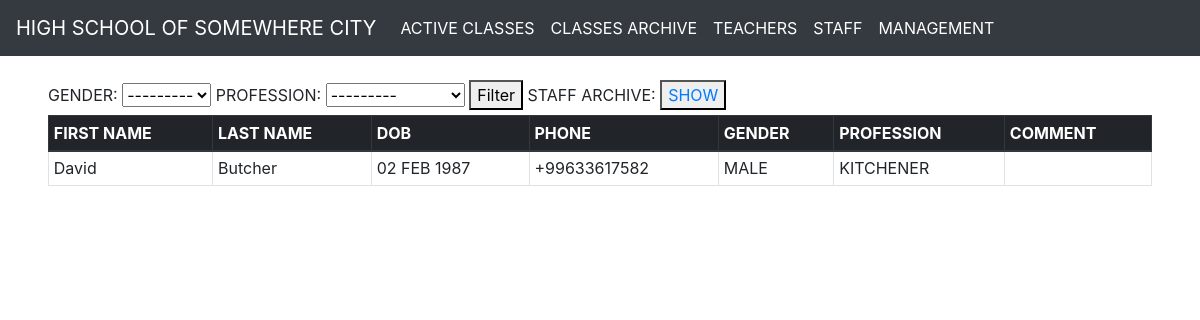
/staff/active/, run on an earlier commit of the app's database.
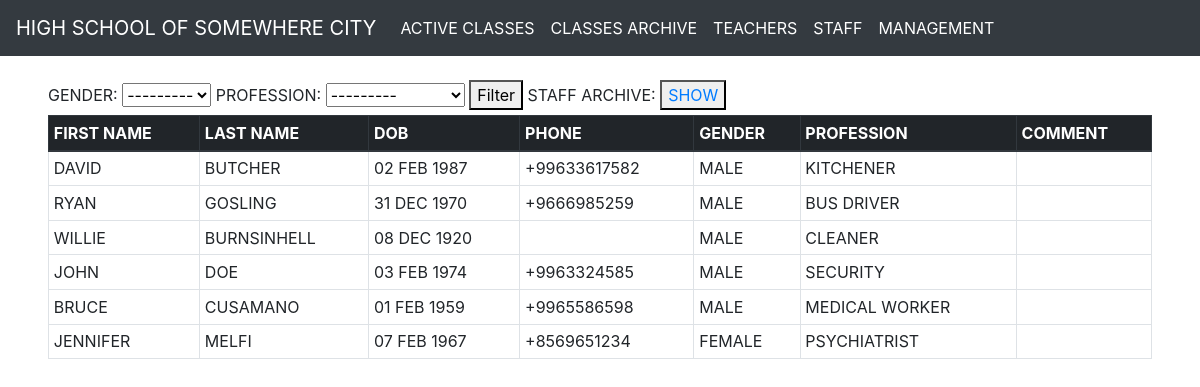
And on a later commit of the database.
### apps/main/models.py (models this page shows, shortened)
class Gender(models.Model):
    gender_id = models.SmallAutoField(primary_key=True)
    name = models.CharField(max_length=6)
    def __str__(self):
        return self.name
    class Meta:
        db_table = "gender"

class Profession(models.Model):
    profession_id = models.SmallAutoField(primary_key=True)
    name = models.CharField(max_length=50)
    def __str__(self):
        return self.name
    class Meta:
        db_table = "profession"

class PersonsCommonInfo(models.Model):
    first_name = models.CharField(max_length=50)
    last_name = models.CharField(max_length=50)
    date_of_birth = models.DateField(null=True, blank=True)
    is_active = models.BooleanField(default=True)
    comment = models.TextField(null=True, blank=True)
    date_of_create = models.DateTimeField(auto_now_add=True)
    date_of_update = models.DateTimeField(auto_now=True)
    gender = models.ForeignKey("Gender", on_delete=models.DO_NOTHING)
    class Meta:
        abstract = True

class Staff(PersonsCommonInfo):
    staff_id = models.BigAutoField(primary_key=True)
    phone = models.CharField(null=True, blank=True, max_length=15, validators=[MinLengthValidator(7)])
    profession = models.ForeignKey("Profession", on_delete=models.DO_NOTHING)
    class Meta:
        db_table = "staff"
        verbose_name_plural = "Staff"

### apps/main/views.py (the view)
# urls.py: path("staff/active/", StaffList.as_view(), name="staff"),
class StaffList(generic.ListView, utils.GeneralContext):
    queryset = Staff.objects.select_related("gender", "profession").only(
        "first_name", "last_name", "date_of_birth", "phone", "gender", "profession", "comment")
    template_name = "main/staff_list.html"
    context_object_name = "staff"
    def get_queryset(self):
        is_active = True
        if self.request.path == "/staff/archive/":
            is_active = False
        qs = super().get_queryset().filter(is_active=is_active)
        if self.request.GET and not self.request.GET.get("page"):
            kwargs = {item: self.request.GET.get(item) for item in self.request.GET if self.request.GET.get(item)}
            qs = qs.filter(**kwargs)
        return qs
    def get_context_data(self, **kwargs):
        general_context = super().get_general_context()
        main_context = super().get_context_data(**kwargs)
        context = dict(list(general_context.items()) + list(main_context.items()))
        title = "Staff"
        form = FilterForm()
        if self.request.path == "/staff/archive/":
            title = "Staff archive"
        context["title"] = title
        context["forms"] = form
        return context

### apps/main/forms.py
class FilterForm(forms.Form):
    gender = forms.ModelChoiceField(queryset=Gender.objects.all(), required=False, label="GENDER")
    subject = forms.ModelChoiceField(queryset=Subject.objects.all(), required=False, label="SUBJECT")
    year_of_foundation = forms.ChoiceField(choices=make_year_fields(SCHOOL_FOUNDATION_YEAR, class_years), required=False)
    classroom_teacher = forms.ModelChoiceField(queryset=Teacher.objects.all(), required=False, label="TEACHER")
    profession = forms.ModelChoiceField(queryset=Profession.objects.all(), required=False, label="PROFESSION")

### apps/main/utils.py (called while the page is built)
    def get_general_context(self, **kwargs):
        context = kwargs
        menu = main_menu.copy()
        context["menu"] = menu
        return context

### apps/main/templates/main/staff_list.html
{% extends 'main/base.html' %}
{% block content %}
<form method="GET">
    <label>GENDER: </label>
    {{forms.gender}}
    <label>PROFESSION: </label>
    {{forms.profession}}
    <button type="Submit">Filter</button>
    <label>STAFF ARCHIVE: </label>
    <button type="button"><a href="{% url 'staff_archive' %}">SHOW</a></button>
</form>
<table class="table table-sm table-bordered">
    <thead class="thead-dark">
        <tr>
            <th scope="col">FIRST NAME</th>
            <th scope="col">LAST NAME</th>
            <th scope="col">DOB</th>
            <th scope="col">PHONE</th>
            <th scope="col">GENDER</th>
            <th scope="col">PROFESSION</th>
            <th scope="col">COMMENT</th>
        </tr>
    </thead>
    {% for s in staff %}
        <tr>
            <td>{{s.first_name}}</td>
            <td>{{s.last_name}}</td>
            <td>{{s.date_of_birth|date:"d M Y"|upper}}</td>
            <td>{{s.phone|default_if_none:""}}</td>
            <td>{{s.gender.name|upper}}</td>
            <td>{{s.profession.name|upper}}</td>
            <td>{{s.comment|default_if_none:""|upper}}</td>
        </tr>
    {% endfor %}
</table>
{% endblock content %}

### apps/main/templates/main/base.html (shortened to what this page needs)
<!DOCTYPE html>
{% load static %}
<html lang="en">
<head>
    <link rel="stylesheet" href="https://maxcdn.bootstrapcdn.com/bootstrap/4.0.0/css/bootstrap.min.css">
    <link rel="stylesheet" href="{% static 'main/style.css' %}">
</head>
<body>
  <nav class="navbar navbar-expand-md navbar-dark bg-dark mb-4">
      <a class="navbar-brand" href="{% url 'home' %}">HIGH SCHOOL OF SOMEWHERE CITY</a>
      <div class="collapse navbar-collapse" id="navbarCollapse">
        <ul class="navbar-nav mr-auto">
            <li class="nav-item active">
                <a class="nav-link" href="{% url 'classes'%}">{{menu.0}}<span class="sr-only">(current)</span></a>
            </li>
            <li class="nav-item active">
                <a class="nav-link" href="{% url 'class_archive'%}">{{menu.1}}<span class="sr-only">(current)</span></a>
            </li>
            <li class="nav-item active">
                <a class="nav-link" href="{% url 'teachers' %}">{{menu.2}}<span class="sr-only">(current)</span></a>
            </li>
            <li class="nav-item active">
                <a class="nav-link" href="{% url 'staff' %}">{{menu.3}}<span class="sr-only">(current)</span></a>
            </li>
            <li class="nav-item active">
                <a class="nav-link" href="{% url 'management' %}">{{menu.4}}<span class="sr-only">(current)</span></a>
            </li>
        </ul>
      </div>
  </nav>
  <main role="main" class="container-fluid px-5" >
    <div class="starter-template">
        {% block content %}{% endblock content %}
    </div>
  </main>
</body>
</html>

What changed in the data, as far as the page shows it:
changed Staff "KITCHENER": first_name "David" → "DAVID"; last_name "Butcher" → "BUTCHER"
added Staff: first_name "RYAN", last_name "GOSLING", date_of_birth "31 DEC 1970", phone "+9666985259", gender.name "MALE", profession.name "BUS DRIVER"
added Staff: first_name "WILLIE", last_name "BURNSINHELL", date_of_birth "08 DEC 1920", gender.name "MALE", profession.name "CLEANER"
added Staff: first_name "JOHN", last_name "DOE", date_of_birth "03 FEB 1974", phone "+9963324585", gender.name "MALE", profession.name "SECURITY"
added Staff: first_name "BRUCE", last_name "CUSAMANO", date_of_birth "01 FEB 1959", phone "+9965586598", gender.name "MALE", profession.name "MEDICAL WORKER"
added Staff: first_name "JENNIFER", last_name "MELFI", date_of_birth "07 FEB 1967", phone "+8569651234", gender.name "FEMALE", profession.name "PSYCHIATRIST"
